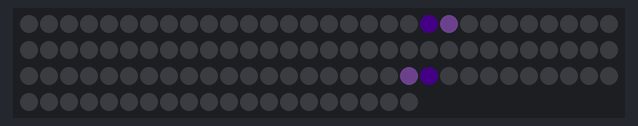
A sketch run on a simulated Arduino Uno, built with avr-gcc and run on an emulated ATmega328P. Parts: 110 RGB LEDs in strip order, left to right, continuing on the next row. Dim RGB values are drawn brighter than linear; random numbers use the default seed unless the sketch sets one.

Above: at 0.47 s.
At 5.22 s:
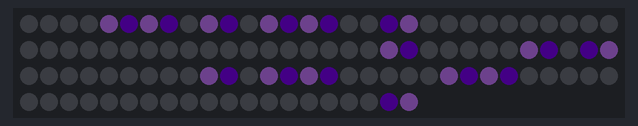
At 9.91 s:
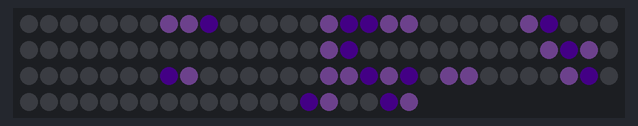
At 20.07 s:
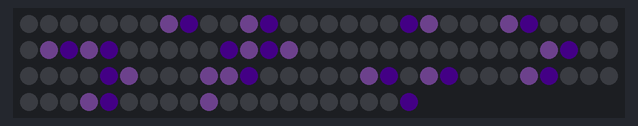
At 29.8 s:
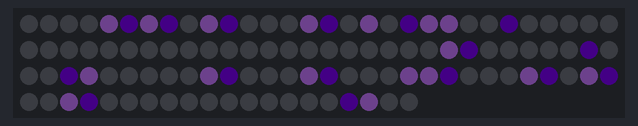
At 39.8 s:
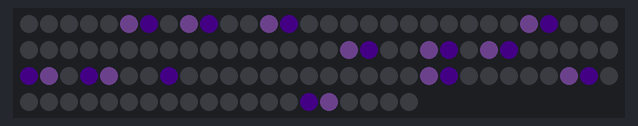

The sketch:

EAUBrain.ino
```cpp
/* Wireworld Brain
 *
 * This is the implementation code for an art collaboration with Emory Arts
 * Underground and HackATL.
 *
 * Benjamin Bolte, 2017
 */

#include "FastLED.h"

#define NUM_LEDS 110
#define MAX_CONNECTIONS (NUM_LEDS + 40)
#define MAX_QUEUE 20
#define PIN 6
#define CHIPSET WS2812B
#define COLOR_ORDER GRB
#define BRIGHTNESS 16
#define PROP_TIME 30

const CRGB HEAD_COLOR = CRGB::Amethyst,
           TAIL_COLOR = CRGB::Indigo,
           OFF_COLOR = CRGB::Black;

CRGB leds[NUM_LEDS];

// Defines the three connection states.
enum State { OFF, HEAD, TAIL };

struct LED;

// Defines a connection.
typedef struct Connection {
  struct LED *onto;
  Connection *next;
} Connection;

typedef struct LED {
  CRGB *led;
  State state;
  Connection *c;
} LED;

typedef struct Queue {
  int n;
  LED *leds[MAX_QUEUE];
} Queue;

// Parameters controlling the firing threshold.
#define THRESHOLD_DELTA 0.01
#define THRESHOLD_MIN 60
#define THRESHOLD_MAX 99
#define THRESHOLD_RANDOM_MIN 0
#define THRESHOLD_RANDOM_MAX 100
double threshold = THRESHOLD_MIN;
bool incFlag = true;

LED conns[NUM_LEDS];
Queue heads, newHeads, tails;
Connection allConns[MAX_CONNECTIONS];
int usedConnections = 0;

// Some helper functions for dealing with queues.
void resetQueue(Queue *q) { q->n = 0; }
bool addToQueue(Queue *q, LED *c) {
  if (q->n < MAX_QUEUE) {
    q->leds[q->n++] = c;
    return true;
  } else {
    return false;
  }
}

// Some helper functions for dealing with LED transitions.
void flipOn(LED *l) {
  if (addToQueue(&heads, l)) {
    l->state = HEAD;
    *(l->led) = HEAD_COLOR;
  }
}

void makeHead(LED *l) {
  if (l->state == HEAD) return;
  if (addToQueue(&newHeads, l)) {
    l->state = HEAD;
    *(l->led) = HEAD_COLOR;
  }
}

void makeTail(LED *l) {
  if (addToQueue(&tails, l)) {
    l->state = TAIL;
    *(l->led) = TAIL_COLOR;
  }
}

void makeOff(LED *l) {
  l->state = OFF;
  *(l->led) = OFF_COLOR;
}

// Some helper functions for dealing with connections.
Connection* getConnection() {
  if (usedConnections >= MAX_CONNECTIONS) {
    return NULL;
  } else {
    return &allConns[usedConnections++];
  }
}

int numConns = 0;

void addConnection(int from, int to) {
  Connection *c = getConnection();
  c->next = conns[from].c;
  c->onto = &conns[to];
  conns[from].c = c;
}

void addConnectionRow(int from, int to) {
  if (from < to) {
    for (int i = from + 1; i <= to; i++) {
      addConnection(i - 1, i);
    }
  } else {
    for (int i = from; i > to; i--) {
      addConnection(i, i - 1);
    }
  }
}

void propagateHead(LED *l) {
  Connection *c = l->c;
  while (c != NULL) {
    if (random(0, 30) > 0) {
      makeHead(c->onto);
    }
    c = c->next;
  }
}


void setup() {
  FastLED.addLeds<CHIPSET, PIN, COLOR_ORDER>(leds, NUM_LEDS);
  FastLED.setBrightness(BRIGHTNESS);

  // Initializes the "heads" and "tails" queues.
  resetQueue(&heads);
  resetQueue(&tails);

  // Initializes the LEDs.
  for (int i = 0; i < NUM_LEDS; i++) {
    conns[i].led = &leds[i];
    conns[i].state = OFF;
    conns[i].c = NULL;
  }

  // Initializes some connections.
  addConnectionRow(16, 0);
  addConnectionRow(17, 23);
  addConnectionRow(37, 24);
  addConnectionRow(57, 45);
  addConnectionRow(57, 68);
  addConnectionRow(82, 69);
  addConnectionRow(98, 83);
  addConnectionRow(99, 109);
  addConnectionRow(37, 44);

  addConnection(83, 82);
  addConnection(37, 98);
  addConnection(17, 82);

  addConnection(0, 82);
  addConnection(23, 16);
  addConnection(24, 17);
  addConnection(45, 37);
  addConnection(32, 99);
  addConnection(69, 57);

  // Resets all the queues.
  resetQueue(&tails);
  resetQueue(&heads);
  resetQueue(&newHeads);
}

void loop() {
  for (int i = 0; i < tails.n; i++) {
    makeOff(tails.leds[i]);
  }
  resetQueue(&tails);
  resetQueue(&newHeads);

  for (int i = 0; i < heads.n; i++) {
    makeTail(heads.leds[i]);
    propagateHead(heads.leds[i]);
  }

  if (random(THRESHOLD_RANDOM_MIN, THRESHOLD_RANDOM_MAX) > (int) threshold) {
    makeHead(&conns[random(0, NUM_LEDS)]); // Fire one randomly.
  }

  if (incFlag) {
    threshold += THRESHOLD_DELTA;
    if (threshold > THRESHOLD_MAX) {
      incFlag = false;
    }
  } else {
    threshold -= THRESHOLD_DELTA;
    if (threshold < THRESHOLD_MIN) {
      incFlag = true;
    }
  }

  resetQueue(&heads);
  for (int i = 0; i < newHeads.n; i++) {
    addToQueue(&heads, newHeads.leds[i]);
  }

  FastLED.show();
  FastLED.delay(PROP_TIME);
}
```
